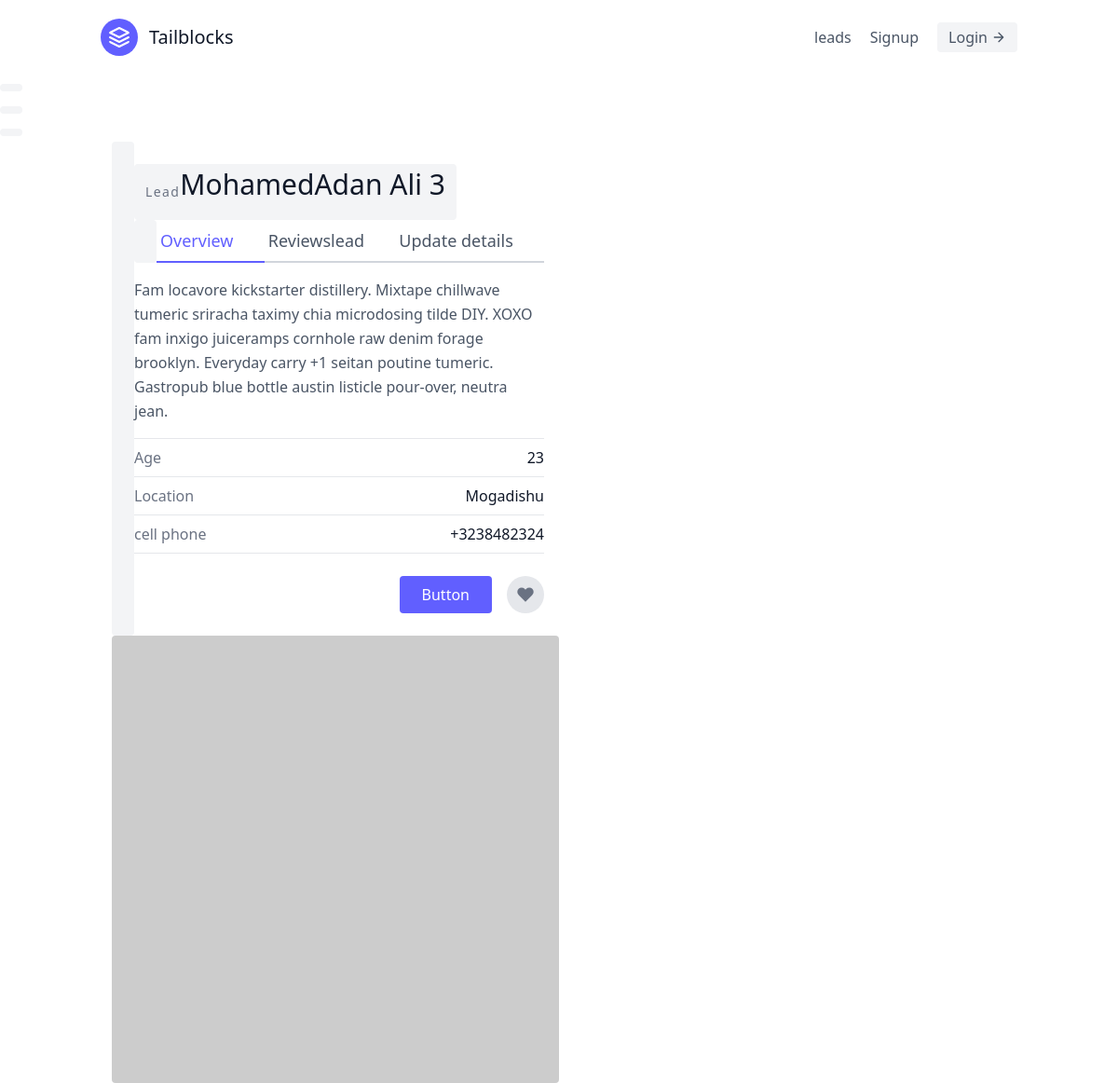
The app's page /leads/1/ with its own data.
### leads/models.py (models this page shows, shortened)
class lead(models.Model):
    first_name = models.CharField(max_length=20)
    last_name = models.CharField(max_length=20)
    age = models.IntegerField(default=0)
    agent = models.ForeignKey("Agent", on_delete=models.CASCADE)

### leads/views.py (the view)
# urls.py: path("<int:pk>/", LeadDetailView.as_view(),name="lead-detail"),
class LeadDetailView(DetailView):
    template_name = "leads/lead_detail.html"
    queryset = lead.objects.all()
    context_object_name = "lead"

### leads/templates/leads/lead_detail.html (shortened to what this page needs)
{% extends "base.html" %}
{% block content %}
<section class="text-gray-600 body-font overflow-hidden">
    <div class="lg:w-4/5 mx-auto flex flex-wrap">
      <div class="lg:w-1/2 w-full lg:pr-10 lg:py-6 mb-6 lg:mb-0">
        <h2 class="text-sm title-font text-gray-500 tracking-widest">Lead</h2>
        <h1 class="text-gray-900 text-3xl title-font font-medium mb-4">{{ lead.first_name}}{{ lead.last_name}}</h1>
        <div class="flex mb-4">
         <a href="{% url 'leads:lead-detail' lead.pk %}" class="flex-grow text-indigo-500 border-b-2 border-indigo-500 py-2 text-lg px-1">
          Overview
          </a>
          <a class="flex-grow border-b-2 border-gray-300 py-2 text-lg px-1">
          Reviewslead
          </a>
          <a href="{% url 'leads:lead-update' lead.pk %}" class="flex-grow border-b-2 border-gray-300 py-2 text-lg px-1">
            Update details
          </a>
        </div>
            <p class="leading-relaxed mb-4">Fam locavore kickstarter distillery. Mixtape chillwave tumeric sriracha taximy chia microdosing tilde DIY. XOXO fam inxigo juiceramps cornhole raw denim forage brooklyn. Everyday carry +1 seitan poutine tumeric. Gastropub blue bottle austin listicle pour-over, neutra jean.</p>
            <div class="flex border-t border-gray-200 py-2">
            <span class="text-gray-500">Age</span>
            <span class="ml-auto text-gray-900">{{lead.age}}</span>
            </div>
            <div class="flex border-t border-gray-200 py-2">
            <span class="text-gray-500">Location</span>
            <span class="ml-auto text-gray-900">Mogadishu</span>
            </div>
            <div class="flex border-t border-b mb-6 border-gray-200 py-2">
            <span class="text-gray-500">cell phone</span>
            <span class="ml-auto text-gray-900">+3238482324</span>
            </div>
            <div class="flex">
            <button class="flex ml-auto text-white bg-indigo-500 border-0 py-2 px-6 focus:outline-none hover:bg-indigo-600 rounded">Button</button>
            <button class="rounded-full w-10 h-10 bg-gray-200 p-0 border-0 inline-flex items-center justify-center text-gray-500 ml-4">
                <svg fill="currentColor" stroke-linecap="round" stroke-linejoin="round" stroke-width="2" class="w-5 h-5" viewBox="0 0 24 24">
                <path d="M20.84 4.61a5.5 5.5 0 00-7.78 0L12 5.67l-1.06-1.06a5.5 5.5 0 00-7.78 7.78l1.06 1.06L12 21.23l7.78-7.78 1.06-1.06a5.5 5.5 0 000-7.78z"></path>
                </svg>
            </button>
            </div>
        </div>
      <img alt="ecommerce" class="lg:w-1/2 w-full lg:h-auto h-64 object-cover object-center rounded" src="https://dummyimage.com/400x400">
    </div>
  </div>
{% endblock content%}

### records on screen
lead: first_name "Mohamed", last_name "Adan Ali 3", age "23"
